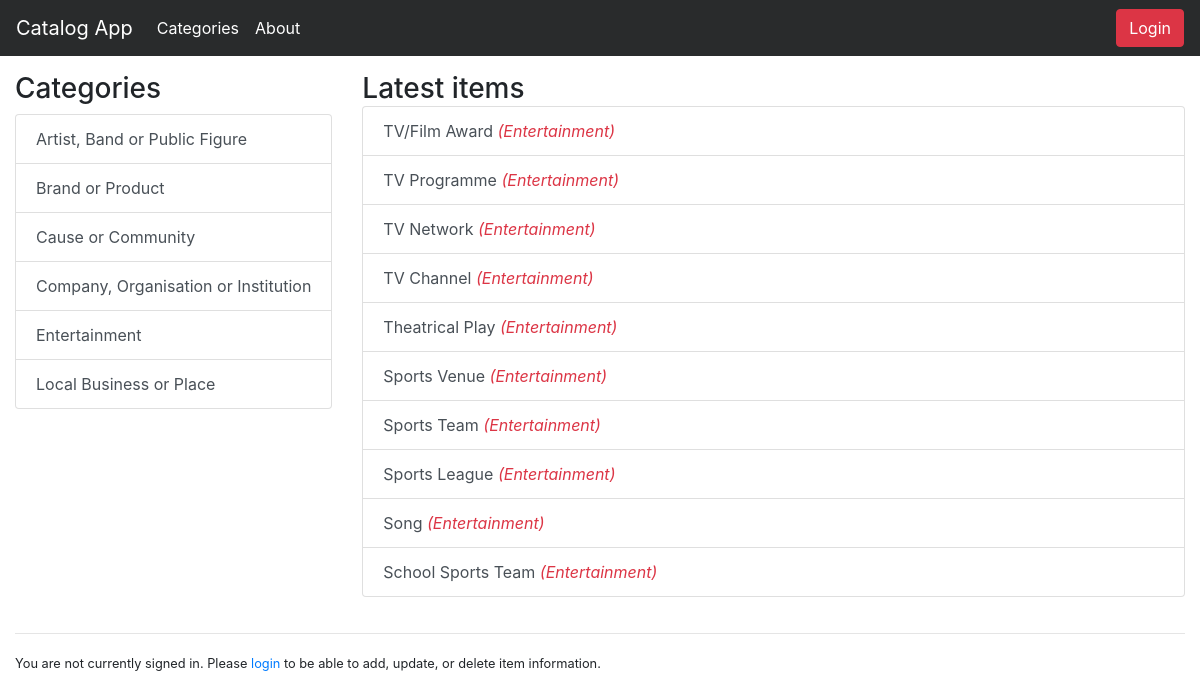
The page /catalog on the database as committed earlier.
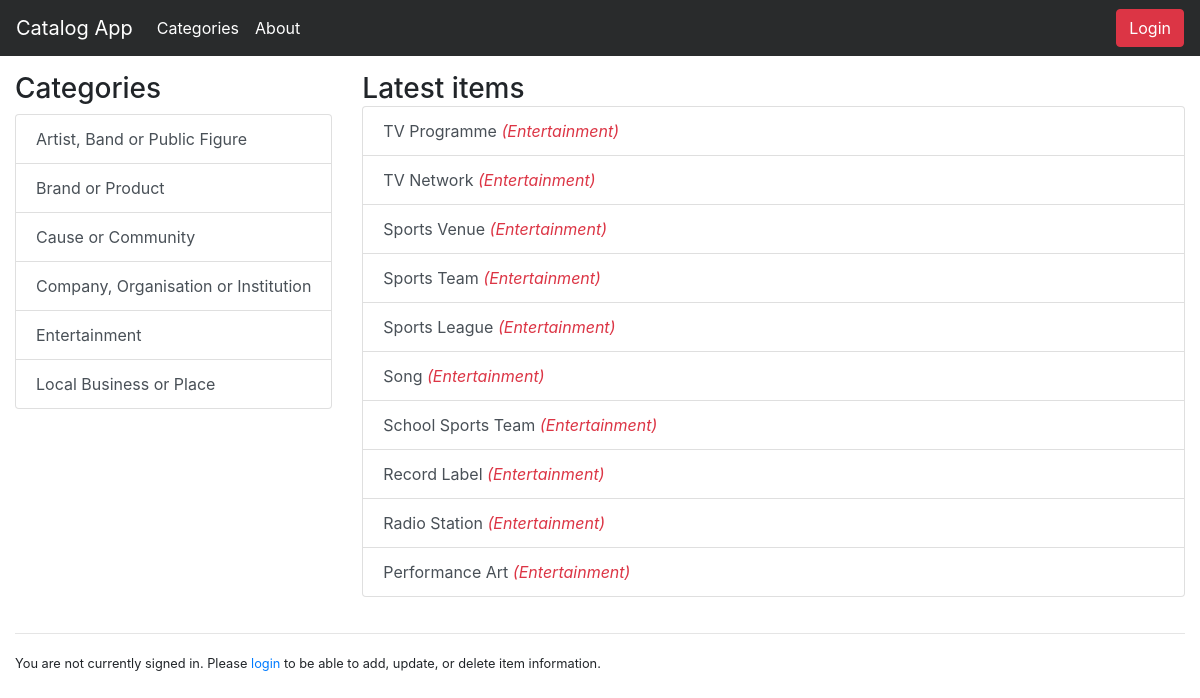
The same page on the database as committed later.
### models.py (models this page shows, shortened)
class Category(Base):
    __tablename__ = "category"
    id = Column(Integer, primary_key = True)
    name = Column(String(80), nullable = False, index = True)
    created_date = Column(DateTime, default = datetime.utcnow, nullable = False)
    updated_date = Column(DateTime, default = datetime.utcnow, onupdate = datetime.utcnow, nullable = False)
    user_id = Column(Integer, ForeignKey("user.id"))
    user = relationship(User)

class Item(Base):
    __tablename__ = "item"
    __table_args__ = (UniqueConstraint('category_id', 'title', name = 'key'),)
    id = Column(Integer, primary_key = True)
    title = Column(String(80), nullable = False)
    description = Column(String(250))
    created_date = Column(DateTime, default = datetime.utcnow)
    updated_date = Column(DateTime, default = datetime.utcnow, onupdate = datetime.utcnow)
    category_id = Column(Integer, ForeignKey("category.id"))
    category = relationship(Category)
    user_id = Column(Integer, ForeignKey("user.id"))
    user = relationship(User)

### application.py (the view)
@app.route("/")
@app.route("/catalog")
def show_categories():
    categories = session.query(Category).order_by(asc(Category.name)).all()
    items = session.query(Item).order_by(
                desc(Item.created_date)).limit(10).all()
    return render_template(
        "categories.html",
        items_title="Latest items",
        categories=categories,
        category=None,
        items=items)

### templates/categories.html (shortened to what this page needs)
{% extends "base.html" %}
{% block content %}
  <div class="row" style="margin-top: 12px;">
    <div class="col-auto">
      <h3>Categories</h3>
      {% if categories %}
        <div class="list-group">
          {% for c in categories %}
            <a href="{{url_for('show_items', category_name=c.name)}}"
              class="list-group-item list-group-item-action {% if category and category.name == c.name %}active{% endif %}">{{ c.name }}</a>
          {% endfor %}
        </div>
      {% else %}
        <div class="alert alert-warning" role="alert">
          No Categories Found!
        </div>
      {% endif %}
    </div>
    <div class="col">
      <span class="h3">{{ items_title }}</span>
      {% if items %}
        <div class="list-group">
          {% for i in items %}
            <a href="{{url_for('show_item', category_name=i.category.name, item_title=i.title)}}"
            class="list-group-item list-group-item-action">{{ i.title }}
              {% if not category %}<em class="text-danger">({{ i.category.name }})</em>{% endif %}</a>
          {% endfor %}
        </div>
      {% else %}
        <div class="alert alert-warning" role="alert">
          No Items Found!
        </div>
      {% endif %}
    </div>
  </div>
{% endblock %}

Rows that differ between the two databases and show on the page:
removed Item: title "TV/Film Award", category.name "Entertainment"
removed Item: title "TV Channel", category.name "Entertainment"
removed Item: title "Theatrical Play", category.name "Entertainment"
now on this page (row edited): Item: title "Record Label", category.name "Entertainment"
now on this page (row edited): Item: title "Radio Station", category.name "Entertainment"
now on this page (row edited): Item: title "Performance Art", category.name "Entertainment"
